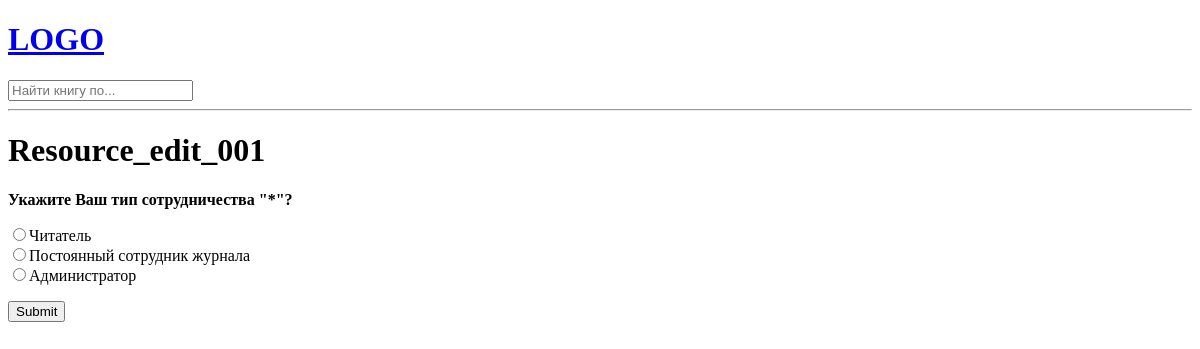
The app's page /authorize/10/, older data.
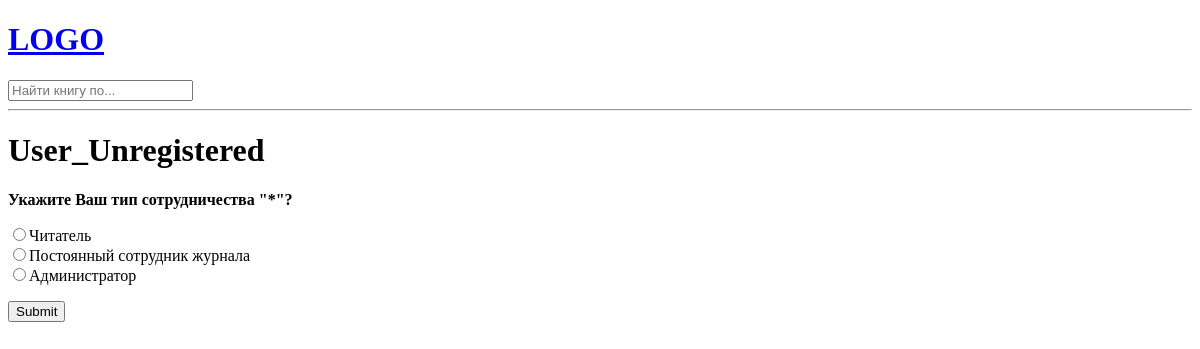
The same page, newer data.
### base/models.py (models this page shows, shortened)
class Authorize(models.Model):
    host = models.ForeignKey(User, on_delete=models.SET_NULL, null = True)
    class Mode(models.IntegerChoices):
        admin = 0
        test = -1
        user = 1
        librarian = 2
        guest = 3
    name = models.CharField(max_length=50)
    mode = models.IntegerField(choices = Mode.choices)
    login = models.CharField(max_length = 100)
    password = models.CharField(max_length = 100)
    assigned = models.ForeignKey('Assigned_material',on_delete=models.SET_NULL, null = True)
    updated = models.DateTimeField(auto_now=True)
    created = models.DateTimeField(auto_now_add=True)
    class Meta:
        ordering = ['-updated', '-created'] #without dashes ascending order

### base/views.py (the view)
# urls.py: path('authorize/<str:pk>/', views.authorize, name = "Authorize"),
def authorize(request, pk):
    Auth_id = Authorize.objects.get(id=pk)
    context = {'auth_id': Auth_id}
    return render(request, 'base/authorize.html', context)

### base/templates/base/authorize.html
{% extends 'main.html' %}
{% block content %}
<h1> {{auth_id.name}} </h1>
<body>
<form action="handler.php">
  <p><b>Укажите Ваш тип сотрудничества &quot;*&quot;?</b></p>
  <p><input type="radio" name="answer" value="a1">Читатель<Br>
  <input type="radio" name="answer" value="a2">Постоянный сотрудник журнала<Br>
  <input type="radio" name="answer" value="a3">Администратор</p>
  <p><input type="submit"></p>
 </form>
</body>
{% endblock %}

Row changes from the older to the newer data that the page shows:
changed Authorize: name "Resource_edit_001" → "User_Unregistered"
